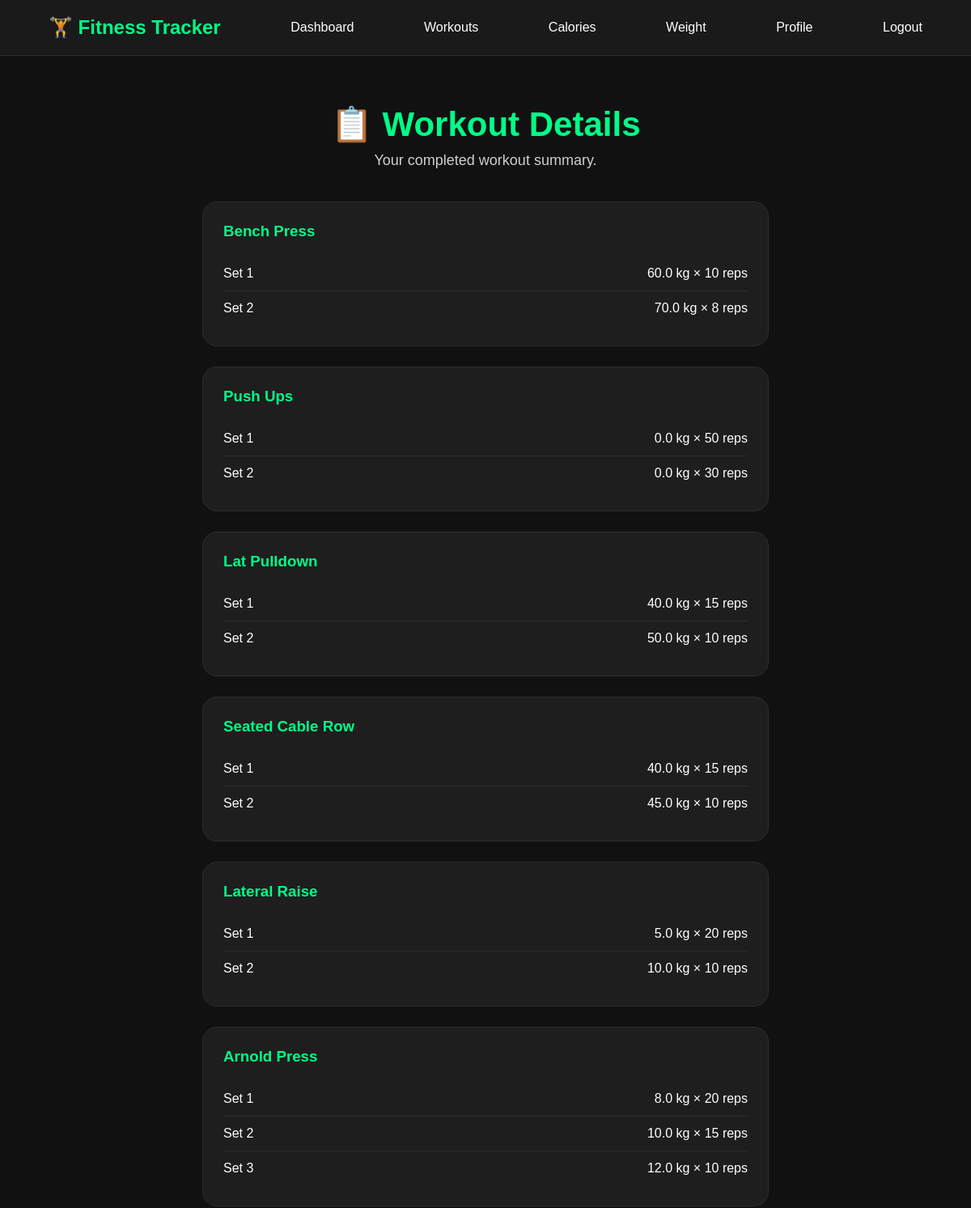
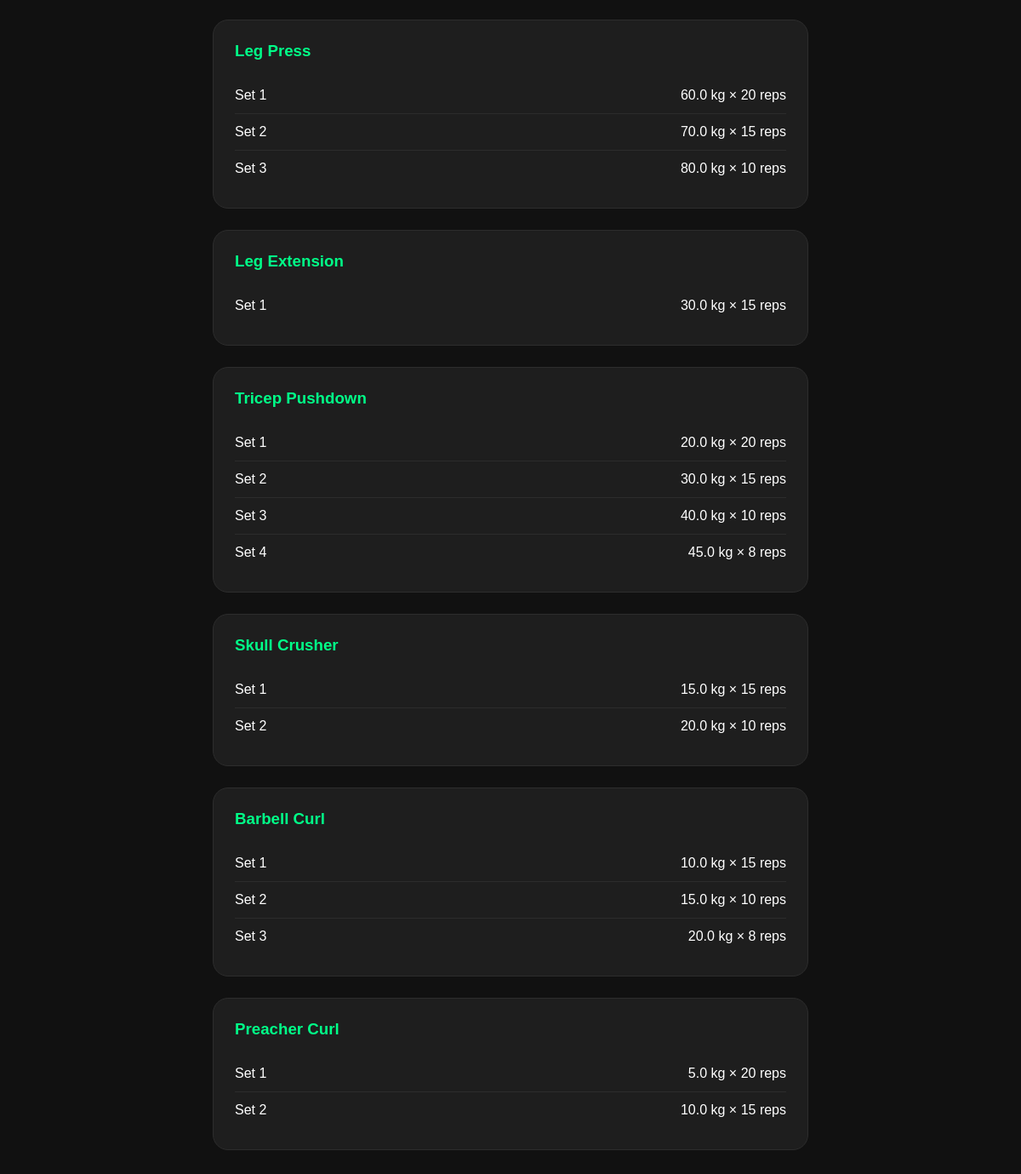
The page /workout/64 (signed in) on the database its author committed (2 pictures, top to bottom).
### tables this page shows
CREATE TABLE workout_sets (
    id INTEGER PRIMARY KEY AUTOINCREMENT,
    exercise_id INTEGER NOT NULL,
    set_number INTEGER NOT NULL,
    weight REAL NOT NULL,
    reps INTEGER NOT NULL,
    FOREIGN KEY (exercise_id) REFERENCES workout_exercises(id)
);

CREATE TABLE workout_exercises (
    id INTEGER PRIMARY KEY AUTOINCREMENT,
    session_id INTEGER NOT NULL,
    exercise_name TEXT NOT NULL,
    muscle_group TEXT NOT NULL,
    exercise_order INTEGER,
    FOREIGN KEY (session_id) REFERENCES workout_sessions(id)
);

### app.py (the view)
@app.route("/workout/<int:session_id>")
def workout_details(session_id):
    if "user_id" not in session:
        return redirect(url_for("login"))
    conn = sqlite3.connect("fitness.db")
    cursor = conn.cursor()
    cursor.execute("""
        SELECT id
        FROM workout_sessions
        WHERE id = ? AND user_id = ?
    """, (session_id, session["user_id"]))
    session_exists = cursor.fetchone()
    if not session_exists:
        conn.close()
        return redirect(url_for("workout_log"))
    cursor.execute("""
        SELECT
            workout_exercises.exercise_name,
            workout_sets.set_number,
            workout_sets.weight,
            workout_sets.reps
        FROM workout_exercises
        JOIN workout_sets
        ON workout_exercises.id = workout_sets.exercise_id
        WHERE workout_exercises.session_id = ?
        ORDER BY workout_exercises.id, workout_sets.set_number
    """, (session_id,))
    exercises = cursor.fetchall()
    conn.close()
    return render_template(
        "workout_details.html",
        exercises=exercises,
        session_id=session_id
    )

### templates/workout_details.html
{% extends "base.html" %}
{% block content %}
<div class="container">
    <div class="heading">
        <h2>📋 Workout Details</h2>
        <p>Your completed workout summary.</p>
    </div>
    {% if exercises %}
        {% set ns = namespace(current_exercise="") %}
        {% for exercise in exercises %}
            {% if exercise[0] != ns.current_exercise %}
                {% if not loop.first %}
                    </div>
                {% endif %}
                <div class="workout-card">
                    <h3>{{ exercise[0] }}</h3>
                {% set ns.current_exercise = exercise[0] %}
            {% endif %}
            <div class="set-row">
                <span>Set {{ exercise[1] }}</span>
                <span>{{ exercise[2] }} kg × {{ exercise[3] }} reps</span>
            </div>
            {% if loop.last %}
                </div>
            {% endif %}
        {% endfor %}
    {% else %}
        <div class="workout-card">
            <h3>No Workout Found</h3>
            <p>You haven't completed any exercises yet.</p>
        </div>
    {% endif %}
</div>
{% endblock %}

### static/css/style.css (style rules this page uses)
html { scroll-behavior:smooth; }
* { margin:0; padding:0; box-sizing:border-box; font-family:Arial, Helvetica, sans-serif; }
body { background:#111; color:white; }
.heading { text-align:center; margin-bottom:40px; }
.heading h2 { font-size:42px; color:#00ff88; margin-bottom:10px; }
.heading p { color:#cfcfcf; font-size:18px; }
.container { width:90%; max-width:700px; margin:60px auto; }
.workout-card { background:#1e1e1e; border:1px solid #2d2d2d; border-radius:18px; padding:25px; margin-bottom:25px; transition:.3s; }
.workout-card h3 { color:#00ff88; margin-bottom:20px; }
.set-row { display:flex; justify-content:space-between; padding:12px 0; border-bottom:1px solid #2c2c2c; }
.set-row:last-child { border-bottom:none; }

### rows shown on the page
workout_sets: exercise_name "Bench Press", set_number "1", weight "60.0", reps "10"
workout_sets: set_number "2", weight "70.0", reps "8"
workout_sets: exercise_name "Push Ups", set_number "1", weight "0.0", reps "50"
workout_sets: set_number "2", weight "0.0", reps "30"
workout_sets: exercise_name "Lat Pulldown", set_number "1", weight "40.0", reps "15"
workout_sets: set_number "2", weight "50.0", reps "10"
workout_sets: exercise_name "Seated Cable Row", set_number "1", weight "40.0", reps "15"
workout_sets: set_number "2", weight "45.0", reps "10"
workout_sets: exercise_name "Lateral Raise", set_number "1", weight "5.0", reps "20"
workout_sets: set_number "2", weight "10.0", reps "10"
workout_sets: exercise_name "Arnold Press", set_number "1", weight "8.0", reps "20"
workout_sets: set_number "2", weight "10.0", reps "15"
workout_sets: set_number "3", weight "12.0", reps "10"
workout_sets: exercise_name "Leg Press", set_number "1", weight "60.0", reps "20"
workout_sets: set_number "2", weight "70.0", reps "15"
workout_sets: set_number "3", weight "80.0", reps "10"
workout_sets: exercise_name "Leg Extension", set_number "1", weight "30.0", reps "15"
workout_sets: exercise_name "Tricep Pushdown", set_number "1", weight "20.0", reps "20"
workout_sets: set_number "2", weight "30.0", reps "15"
workout_sets: set_number "3", weight "40.0", reps "10"
workout_sets: set_number "4", weight "45.0", reps "8"
workout_sets: exercise_name "Skull Crusher", set_number "1", weight "15.0", reps "15"
workout_sets: set_number "2", weight "20.0", reps "10"
workout_sets: exercise_name "Barbell Curl", set_number "1", weight "10.0", reps "15"
workout_sets: set_number "2", weight "15.0", reps "10"
workout_sets: set_number "3", weight "20.0", reps "8"
workout_sets: exercise_name "Preacher Curl", set_number "1", weight "5.0", reps "20"
workout_sets: set_number "2", weight "10.0", reps "15"
